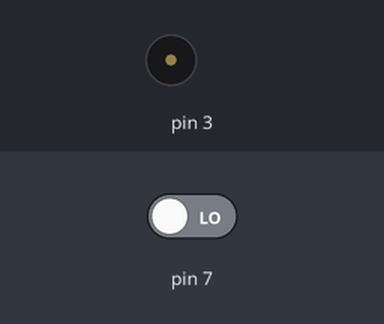
The sketch below on a simulated Arduino Uno, built with avr-gcc and run on an emulated ATmega328P. Shown: buzzer (waves = sounding). The test bench sets the inputs (shaded band); at power-on: pin 7 LOW.

Above: at 1.2 s.
1.3 s: pin 7 driven HIGH
At 2.5 s:
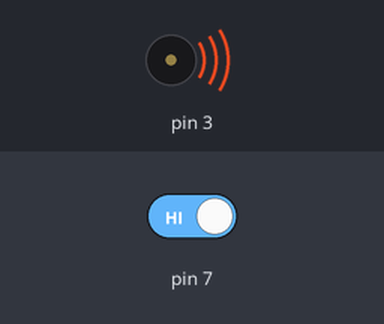
2.8 s: pin 7 driven LOW
Timing chart, 0 to 5.8 s (numbered marks = the images above; inputs shaded):
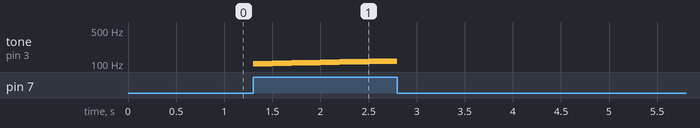

Measured:
- after the input at 1.3 s, tone on pin 3: plays 101 Hz for 0.10 s, 102 Hz for 0.10 s, 103 Hz for 0.10 s, 104 Hz for 0.10 s, 105 Hz for 0.10 s, 106 Hz for 0.10 s … (15 notes in this stretch), starting at once

The sketch:

tonechangebuttonon.ino
```cpp
int aNumber = 100;
void setup() { Serial.begin(115200);}
void loop() {
  if(digitalRead(7)){
  aNumber = aNumber + 1;
  tone(3, aNumber);
  delay(100);
  }
  else if(aNumber > 100) {
    noTone(3);
    aNumber = aNumber - 1;
    }
     else {
       noTone(3);
      }
}
```
